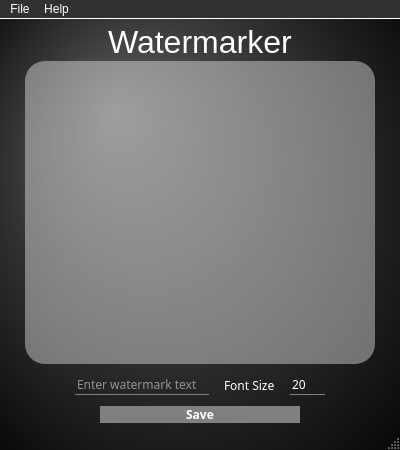
<?xml version="1.0" encoding="UTF-8"?>
<ui version="4.0">
 <class>MainWindow</class>
 <widget class="QMainWindow" name="MainWindow">
  <property name="geometry">
   <rect>
    <x>0</x>
    <y>0</y>
    <width>400</width>
    <height>450</height>
   </rect>
  </property>
  <property name="sizePolicy">
   <sizepolicy hsizetype="Preferred" vsizetype="Preferred">
    <horstretch>0</horstretch>
    <verstretch>0</verstretch>
   </sizepolicy>
  </property>
  <property name="font">
   <font>
    <family>Segoe MDL2 Assets</family>
   </font>
  </property>
  <property name="windowTitle">
   <string>MainWindow</string>
  </property>
  <property name="styleSheet">
   <string notr="true">* {
	color: white;
}

#title_label {
  text-align: center;
}

#MainWindow {	
	background-color: qradialgradient(spread:pad, cx:0.511, cy:0.505682, radius:0.79, fx:0.284091, fy:0.25, stop:0 rgba(95, 95, 95, 255), stop:1 rgba(0, 0, 0, 255))
}

QMenuBar {
	background-color: rgb(49,49,49);
	border-bottom: 0.5px solid white;
}

QMenuBar::item:selected {
	background-color: grey;
}

QMenu {
	background-color: rgb(49,49,49);
}

QMenu::item:selected {
	background-color: rgb(49,49,49);
	border-bottom: 1px solid white;	
}

#graphic_window {
	background-color: rgba(255, 255, 255, 100);
	border-radius: 20px;
}

#instruction_label {
	color: rgba(200, 200, 200, 100);
}

#watermark_input_text, #spin_box {
	background-color: rgba(255, 255, 255, 0);
	border: 0px;
	border-bottom: 0.5px solid grey;
}

#watermark_input_text::hover, #spin_box::hover {
	border-bottom: 1px solid white;
}

#save_button {
	border-radius: 10px;
	background: grey;
	width: 200px;
}

#save_button::hover {
	border: 1px solid white;
}</string>
  </property>
  <widget class="QWidget" name="main_layout">
   <property name="sizePolicy">
    <sizepolicy hsizetype="Preferred" vsizetype="Preferred">
     <horstretch>0</horstretch>
     <verstretch>0</verstretch>
    </sizepolicy>
   </property>
   <property name="font">
    <font>
     <family>Segoe Script</family>
    </font>
   </property>
   <layout class="QVBoxLayout" name="verticalLayout" stretch="0,5,2,2">
    <property name="spacing">
     <number>1</number>
    </property>
    <property name="sizeConstraint">
     <enum>QLayout::SetNoConstraint</enum>
    </property>
    <property name="leftMargin">
     <number>25</number>
    </property>
    <property name="topMargin">
     <number>5</number>
    </property>
    <property name="rightMargin">
     <number>25</number>
    </property>
    <property name="bottomMargin">
     <number>5</number>
    </property>
    <item alignment="Qt::AlignHCenter">
     <widget class="QLabel" name="title_label">
      <property name="font">
       <font>
        <family>MS Shell Dlg 2</family>
        <pointsize>24</pointsize>
        <bold>false</bold>
       </font>
      </property>
      <property name="layoutDirection">
       <enum>Qt::LeftToRight</enum>
      </property>
      <property name="styleSheet">
       <string notr="true"/>
      </property>
      <property name="text">
       <string>Watermarker</string>
      </property>
      <property name="scaledContents">
       <bool>false</bool>
      </property>
     </widget>
    </item>
    <item>
     <widget class="QLabel" name="graphic_window">
      <property name="sizePolicy">
       <sizepolicy hsizetype="Expanding" vsizetype="Expanding">
        <horstretch>0</horstretch>
        <verstretch>0</verstretch>
       </sizepolicy>
      </property>
      <property name="text">
       <string/>
      </property>
      <property name="scaledContents">
       <bool>true</bool>
      </property>
     </widget>
    </item>
    <item>
     <layout class="QHBoxLayout" name="options_layout">
      <property name="spacing">
       <number>15</number>
      </property>
      <property name="leftMargin">
       <number>50</number>
      </property>
      <property name="topMargin">
       <number>10</number>
      </property>
      <property name="rightMargin">
       <number>50</number>
      </property>
      <property name="bottomMargin">
       <number>10</number>
      </property>
      <item>
       <widget class="QLineEdit" name="watermark_input_text">
        <property name="sizePolicy">
         <sizepolicy hsizetype="Expanding" vsizetype="Fixed">
          <horstretch>0</horstretch>
          <verstretch>0</verstretch>
         </sizepolicy>
        </property>
        <property name="font">
         <font>
          <family>calibri 53</family>
         </font>
        </property>
        <property name="styleSheet">
         <string notr="true"/>
        </property>
        <property name="text">
         <string/>
        </property>
        <property name="dragEnabled">
         <bool>false</bool>
        </property>
        <property name="placeholderText">
         <string>Enter watermark text</string>
        </property>
       </widget>
      </item>
      <item>
       <widget class="QLabel" name="font_size_label">
        <property name="font">
         <font>
          <family>calibri 53</family>
         </font>
        </property>
        <property name="text">
         <string>Font Size</string>
        </property>
       </widget>
      </item>
      <item>
       <widget class="QSpinBox" name="spin_box">
        <property name="font">
         <font>
          <family>calibri 53</family>
         </font>
        </property>
        <property name="value">
         <number>20</number>
        </property>
       </widget>
      </item>
     </layout>
    </item>
    <item alignment="Qt::AlignHCenter">
     <widget class="QPushButton" name="save_button">
      <property name="enabled">
       <bool>true</bool>
      </property>
      <property name="font">
       <font>
        <family>calibri 53</family>
        <bold>true</bold>
       </font>
      </property>
      <property name="styleSheet">
       <string notr="true"/>
      </property>
      <property name="text">
       <string>Save</string>
      </property>
     </widget>
    </item>
   </layout>
   <zorder>graphic_window</zorder>
   <zorder>save_button</zorder>
   <zorder>title_label</zorder>
  </widget>
  <widget class="QMenuBar" name="menubar">
   <property name="geometry">
    <rect>
     <x>0</x>
     <y>0</y>
     <width>400</width>
     <height>22</height>
    </rect>
   </property>
   <widget class="QMenu" name="menuFile">
    <property name="title">
     <string>File</string>
    </property>
    <addaction name="actionLoad"/>
    <addaction name="actionSave"/>
    <addaction name="separator"/>
    <addaction name="actionExit"/>
   </widget>
   <widget class="QMenu" name="menuAbout">
    <property name="title">
     <string>Help</string>
    </property>
    <addaction name="actionAbout"/>
    <addaction name="actionAboutQt"/>
   </widget>
   <addaction name="menuFile"/>
   <addaction name="menuAbout"/>
  </widget>
  <widget class="QStatusBar" name="statusbar"/>
  <action name="actionLoad">
   <property name="text">
    <string>Load</string>
   </property>
  </action>
  <action name="actionSave">
   <property name="text">
    <string>Save</string>
   </property>
  </action>
  <action name="actionAbout">
   <property name="text">
    <string>Info</string>
   </property>
  </action>
  <action name="actionAboutQt">
   <property name="text">
    <string>About Qt</string>
   </property>
  </action>
  <action name="actionExit">
   <property name="text">
    <string>Exit</string>
   </property>
  </action>
 </widget>
 <resources/>
 <connections/>
</ui>
